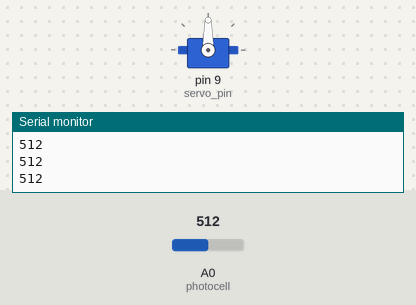
Recording of a sketch running on a simulated Arduino Uno, built with avr-gcc and run on an emulated ATmega328P. On the bench: servo, the last lines printed to the serial monitor. The inputs (shaded band) are chosen by the test bench; at power-on: A0 (photocell) = 512.

Above: at 1.2 s.
1.3 s: A0 (photocell) set to 183
2.8 s: A0 (photocell) set to 154
At 3.4 s:
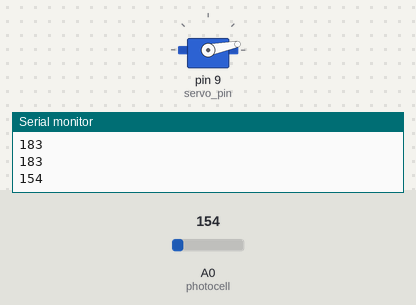
At 5.8 s:
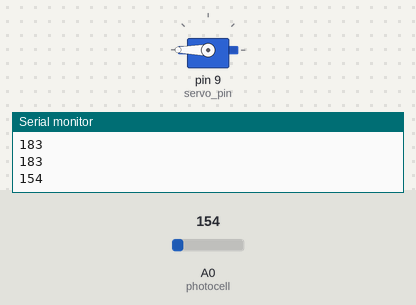
Timing chart, 0 to 7.3 s (numbered marks = the images above; inputs shaded):
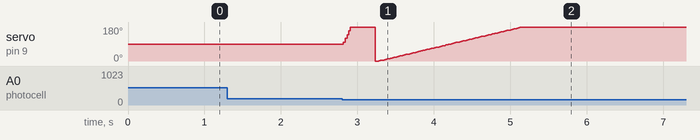

Measured:
- the behaviour switches between 170 and 169 on A0 (photocell) (found by bisection; images 0 and 1)

The sketch:

dino-auto.ino
```cpp
#include <Servo.h>

const int photocell = A0;
const int servo_pin = 9;

Servo servo;

int pos = 0;       // servo position (0-360)
int max_pos = 120; // point where servo presses space bar
int value;         // value from photocell (0-1023)

void setup() {
  Serial.begin(9600);
  servo.attach(servo_pin);
  servo.write(90);
}

void jump() {
    for (pos = 90; pos <= max_pos; pos += 10) {
        servo.write(pos);
        delay(10);
    }
    for (pos = max_pos; pos >= 90; pos += 10) {
        servo.write(pos);
        delay(10);
    }
}

void loop() {
    value = analogRead(photocell);
    Serial.println(value);

    // Value represents the amount of light hitting photocell
    // Value below a certain amount means it detects an obstacle (in light mode)

    if (value < 170) {
        jump();
    }
}
             
```
